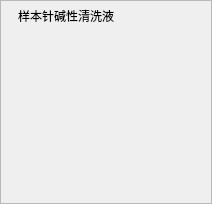
       <widget class="QFrame" name="frame_alka">
        <property name="maximumSize">
         <size>
          <width>16777215</width>
          <height>200</height>
         </size>
        </property>
        <property name="styleSheet">
         <string notr="true"/>
        </property>
        <property name="frameShape">
         <enum>QFrame::StyledPanel</enum>
        </property>
        <property name="frameShadow">
         <enum>QFrame::Raised</enum>
        </property>
        <property name="borders" stdset="0">
         <string notr="true">light_gray</string>
        </property>
        <property name="radiuses" stdset="0">
         <string notr="true">rds_4</string>
        </property>
        <layout class="QHBoxLayout" name="horizontalLayout_9">
         <property name="spacing">
          <number>0</number>
         </property>
         <property name="leftMargin">
          <number>0</number>
         </property>
         <property name="topMargin">
          <number>0</number>
         </property>
         <property name="rightMargin">
          <number>0</number>
         </property>
         <property name="bottomMargin">
          <number>0</number>
         </property>
         <item>
          <layout class="QVBoxLayout" name="verticalLayout_20">
           <property name="spacing">
            <number>20</number>
           </property>
           <property name="leftMargin">
            <number>0</number>
           </property>
           <property name="topMargin">
            <number>0</number>
           </property>
           <property name="rightMargin">
            <number>0</number>
           </property>
           <property name="bottomMargin">
            <number>0</number>
           </property>
           <item>
            <widget class="QWidget" name="widget_5" native="true">
             <layout class="QHBoxLayout" name="horizontalLayout_11">
              <property name="spacing">
               <number>0</number>
              </property>
              <property name="leftMargin">
               <number>0</number>
              </property>
              <property name="topMargin">
               <number>0</number>
              </property>
              <property name="rightMargin">
               <number>0</number>
              </property>
              <property name="bottomMargin">
               <number>0</number>
              </property>
              <item>
               <widget class="QLabel" name="have_alka_tit">
                <property name="minimumSize">
                 <size>
                  <width>130</width>
                  <height>30</height>
                 </size>
                </property>
                <property name="maximumSize">
                 <size>
                  <width>16777215</width>
                  <height>30</height>
                 </size>
                </property>
                <property name="styleSheet">
                 <string notr="true"/>
                </property>
                <property name="text">
                 <string>样本针碱性清洗液</string>
                </property>
                <property name="alignment">
                 <set>Qt::AlignCenter</set>
                </property>
                <property name="titles" stdset="0">
                 <string notr="true">sub_tit_angle_14</string>
                </property>
               </widget>
              </item>
              <item>
               <spacer name="horizontalSpacer_5">
                <property name="orientation">
                 <enum>Qt::Horizontal</enum>
                </property>
                <property name="sizeHint" stdset="0">
                 <size>
                  <width>40</width>
                  <height>20</height>
                 </size>
                </property>
               </spacer>
              </item>
             </layout>
            </widget>
           </item>
           <item alignment="Qt::AlignHCenter">
            <widget class="QProgressBarShell" name="supplyStatus6" native="true">
             <property name="minimumSize">
              <size>
               <width>210</width>
               <height>152</height>
              </size>
             </property>
             <property name="maximumSize">
              <size>
               <width>210</width>
               <height>16777215</height>
              </size>
             </property>
             <property name="styleSheet">
              <string notr="true"/>
             </property>
             <property name="buttons" stdset="0">
              <string notr="true">wash</string>
             </property>
             <layout class="QHBoxLayout" name="horizontalLayout_16">
              <property name="topMargin">
               <number>30</number>
              </property>
              <item>
               <widget class="QLabel" name="status_show6">
                <property name="styleSheet">
                 <string notr="true"/>
                </property>
                <property name="text">
                 <string/>
                </property>
                <property name="alignment">
                 <set>Qt::AlignCenter</set>
                </property>
                <property name="colors" stdset="0">
                 <string notr="true">light</string>
                </property>
               </widget>
              </item>
             </layout>
            </widget>
           </item>
           <item>
            <spacer name="verticalSpacer_3">
             <property name="orientation">
              <enum>Qt::Vertical</enum>
             </property>
             <property name="sizeHint" stdset="0">
              <size>
               <width>20</width>
               <height>40</height>
              </size>
             </property>
            </spacer>
           </item>
          </layout>
         </item>
        </layout>
       </widget>
